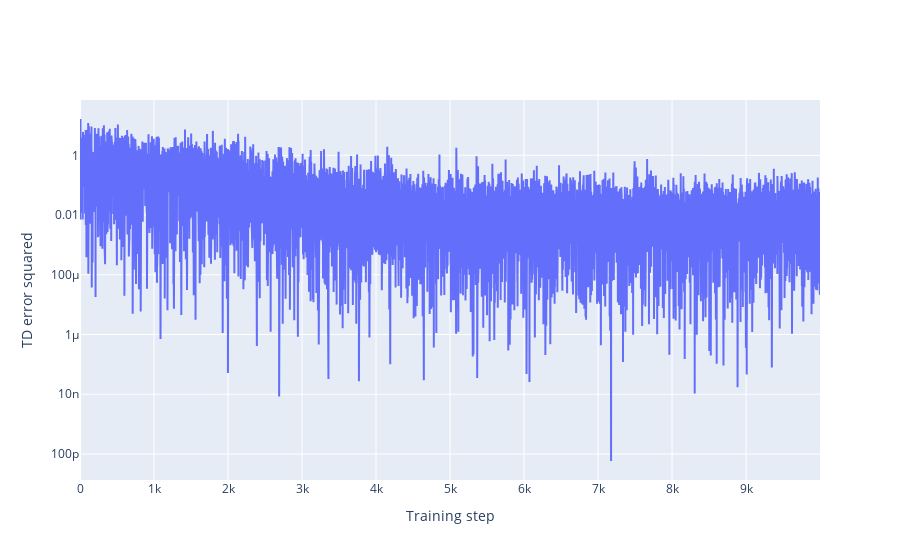

The notebook cell saved with this chart:
### Code cell
go.Figure(
    layout=dict(xaxis_title="Training step", yaxis_title="TD error squared", yaxis_type="log"),
    data=[go.Scatter(y=[error ** 2 for error in experiment.td_errors])]
)

### Figure 1 — Plotly figure (JSON) as saved in the notebook; plotly's stock layout.template omitted (floating-point values rounded to 4 significant figures; data arrays with more than 128 entries replaced by an {"elided": "..."} marker saying what was removed)
{"data": [{"type": "scatter", "y": {"elided": "10000 float values"}}], "layout": {"xaxis": {"title": {"text": "Training step"}}, "yaxis": {"title": {"text": "TD error squared"}, "type": "log"}}}
